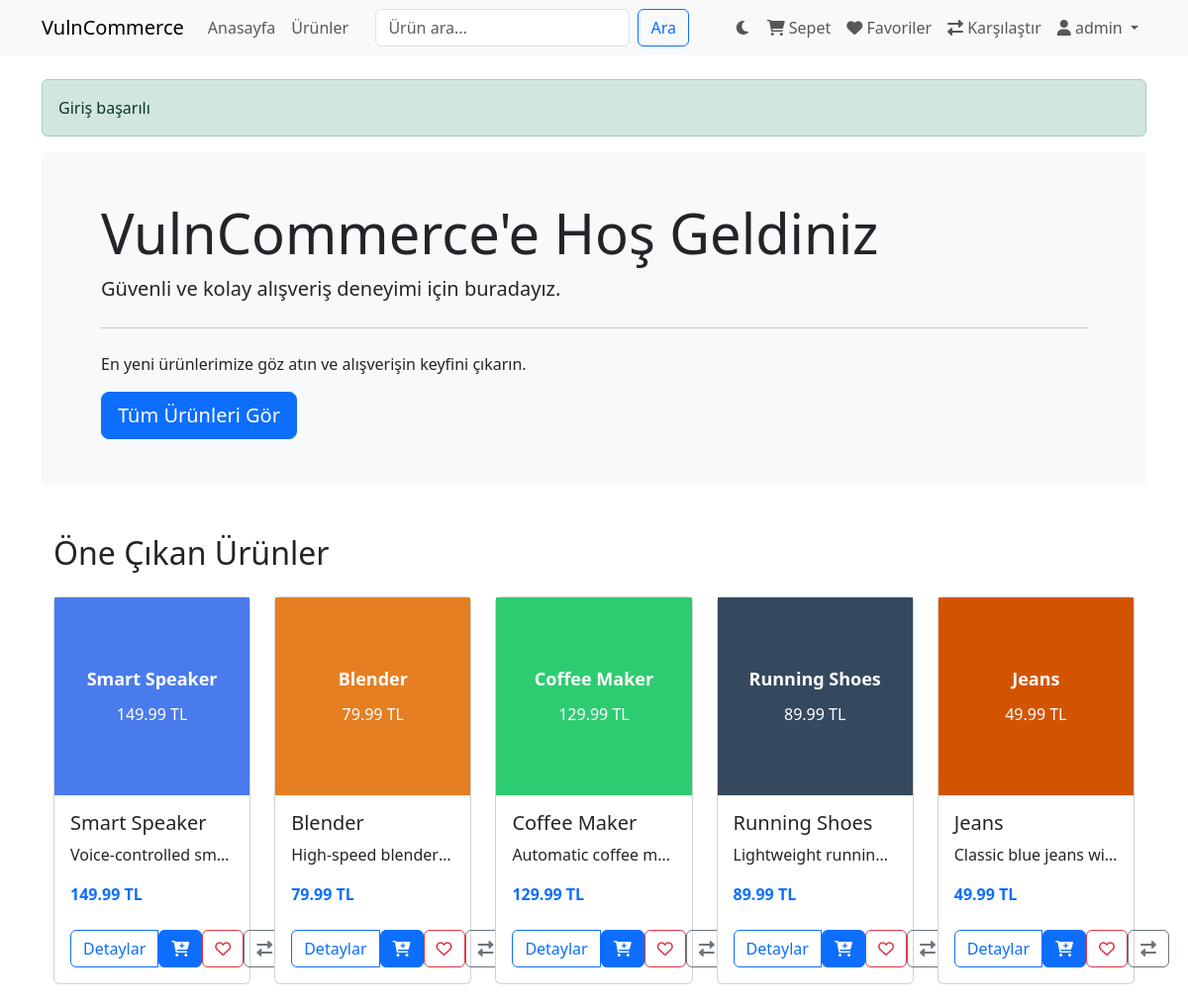
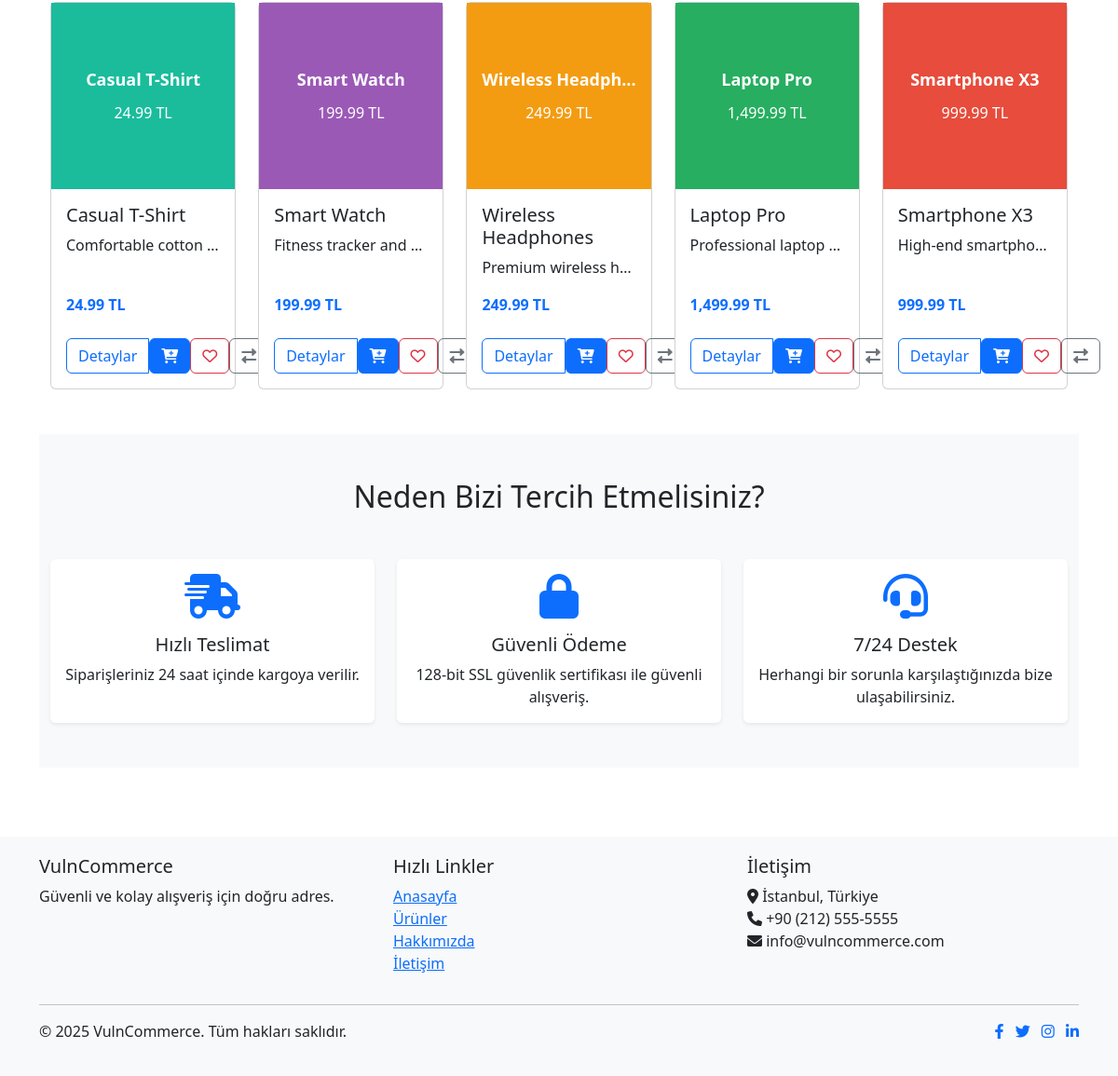
/index.php (signed in), run on the app's committed database (2 pictures, top to bottom).
### tables this page shows
CREATE TABLE products (
    id INT AUTO_INCREMENT PRIMARY KEY,
    name VARCHAR(255) NOT NULL,
    description TEXT,
    price DECIMAL(10, 2) NOT NULL,
    image VARCHAR(255) DEFAULT 'default_product.jpg',
    stock INT NOT NULL DEFAULT 0,
    category VARCHAR(50),
    created_at TIMESTAMP DEFAULT CURRENT_TIMESTAMP,
    updated_at TIMESTAMP DEFAULT CURRENT_TIMESTAMP ON UPDATE CURRENT_TIMESTAMP
);

### config/database.php (called while the page is built, shortened)
<?php
class Database {
    private $conn;
    private static $instance = null;
    private function __construct() {
        try {
            $this->conn = new PDO(
                "mysql:host=" . DB_HOST . ";dbname=" . DB_NAME,
                DB_USER,
                DB_PASS,
                array(PDO::ATTR_ERRMODE => PDO::ERRMODE_EXCEPTION)
            );
        } catch (PDOException $e) {
            die("Connection failed: " . $e->getMessage());
        }
    }
    public static function getInstance() {
        if (self::$instance === null) {
            self::$instance = new self();
        }
        return self::$instance;
    }
    public function query($sql, $params = []) {
        $stmt = $this->conn->prepare($sql);
        foreach ($params as $key => $value) {
            if (is_int($value)) {
                $stmt->bindValue(":$key", $value, PDO::PARAM_INT);
            } else {
                $stmt->bindValue(":$key", $value, PDO::PARAM_STR);
            }
        }
        $stmt->execute();
        return $stmt;
    }
    public function select($sql, $params = []) {
        $stmt = $this->query($sql, $params);
        return $stmt->fetchAll(PDO::FETCH_ASSOC);
    }
    public function selectOne($sql, $params = []) {
        $stmt = $this->query($sql, $params);
        return $stmt->fetch(PDO::FETCH_ASSOC);
    }
}

### controllers/ProductController.php (called while the page is built, shortened)
<?php
require_once 'models/Product.php';
class ProductController {
    private $productModel;
    public function __construct() {
        $this->productModel = new Product();
    }
    public function getAllProducts($limit = null, $offset = 0) {
        return $this->productModel->getAll($limit, $offset);
    }
    public function isProductInCart($productId) {
        return $this->productModel->isInCart($productId, $_SESSION['user_id']);
    }
    public function isProductInFavorites($productId) {
        return $this->productModel->isInFavorites($productId, $_SESSION['user_id']);
    }
    public function isProductInCompare($productId) {
        return $this->productModel->isInCompare($productId, $_SESSION['user_id']);
    }
}

### models/Compare.php (called while the page is built, shortened)
<?php
class Compare {
    private $db;
    public function __construct() {
        $this->db = Database::getInstance();
    }
    public function getItemCount($userId) {
        $result = $this->db->selectOne(
            "SELECT COUNT(*) as count FROM compare WHERE user_id = :user_id",
            ['user_id' => $userId]
        );
        return $result ? $result['count'] : 0;
    }
}

### controllers/CompareController.php (called while the page is built, shortened)
<?php
require_once 'models/Compare.php';
class CompareController {
    private $compareModel;
    public function __construct() {
        $this->compareModel = new Compare();
    }
    public function getCompareCount() {
        return $this->compareModel->getItemCount($_SESSION['user_id']);
    }
}

### models/Product.php (called while the page is built, shortened)
<?php
class Product {
    private $db;
    public function __construct() {
        $this->db = Database::getInstance();
    }
    public function getAll($limit = null, $offset = 0) {
        $sql = "SELECT * FROM products ORDER BY id DESC";
        if ($limit !== null) {
            $sql .= " LIMIT :limit OFFSET :offset";
            return $this->db->select($sql, [
                'limit' => (int)$limit,
                'offset' => (int)$offset
            ]);
        }
        return $this->db->select($sql);
    }
    public function isInCart($productId, $userId) {
        $result = $this->db->selectOne(
            "SELECT * FROM cart WHERE product_id = :product_id AND user_id = :user_id",
            ['product_id' => $productId, 'user_id' => $userId]
        );
        return $result ? true : false;
    }
    public function isInFavorites($productId, $userId) {
        $result = $this->db->selectOne(
            "SELECT * FROM favorites WHERE product_id = :product_id AND user_id = :user_id",
            ['product_id' => $productId, 'user_id' => $userId]
        );
        return $result ? true : false;
    }
    public function isInCompare($productId, $userId) {
        $result = $this->db->selectOne(
            "SELECT * FROM compare WHERE product_id = :product_id AND user_id = :user_id",
            ['product_id' => $productId, 'user_id' => $userId]
        );
        return $result ? true : false;
    }
}

### models/Favorites.php (called while the page is built, shortened)
<?php
class Favorites {
    private $db;
    public function __construct() {
        $this->db = Database::getInstance();
    }
    public function getItemCount($userId) {
        $result = $this->db->selectOne(
            "SELECT COUNT(*) as count FROM favorites WHERE user_id = :user_id",
            ['user_id' => $userId]
        );
        return $result ? $result['count'] : 0;
    }
}

### controllers/FavoritesController.php (called while the page is built, shortened)
<?php
require_once 'models/Favorites.php';
class FavoritesController {
    private $favoritesModel;
    public function __construct() {
        $this->favoritesModel = new Favorites();
    }
    public function getFavoritesCount() {
        return $this->favoritesModel->getItemCount($_SESSION['user_id']);
    }
}

### views/components/product_card.php (the view, shortened to what this page needs)
<?php
if (isLoggedIn()) {
    $isInCart = $productController->isProductInCart($product['id']);
    $isInFavorites = $productController->isProductInFavorites($product['id']);
    $isInCompare = $productController->isProductInCompare($product['id']);
} else {
    $isInCart = false;
    $isInFavorites = false;
    $isInCompare = false;
}
$showActionButtons = isset($showActionButtons) ? $showActionButtons : true;
$colors = ['4a7bec', 'e74c3c', '27ae60', 'f39c12', '9b59b6', '1abc9c', 'd35400', '34495e', '2ecc71', 'e67e22'];
$colorIndex = $product['id'] % count($colors);
$color = $colors[$colorIndex];
$productDisplayName = htmlspecialchars(substr($product['name'], 0, 15));
if (strlen($product['name']) > 15) {
    $productDisplayName .= '...';
}
?>
<div class="card product-card h-100">
    <div class="product-image-placeholder" style="height: 200px; background-color: #<?php echo $color; ?>; display: flex; flex-direction: column; justify-content: center; align-items: center; color: white; padding: 15px; text-align: center;">
        <div style="font-size: 18px; font-weight: bold; margin-bottom: 10px;"><?php echo $productDisplayName; ?></div>
        <div style="font-size: 16px;"><?php echo formatPrice($product['price']); ?></div>
    </div>
    <div class="card-body d-flex flex-column">
        <h5 class="card-title"><?php echo $product['name']; ?></h5>
        <p class="card-text text-truncate"><?php echo $product['description']; ?></p>
        <p class="card-text fw-bold text-primary mt-auto"><?php echo formatPrice($product['price']); ?></p>
        <?php if ($showActionButtons): ?>
        <div class="btn-group mt-2" role="group">
            <a href="product.php?id=<?php echo $product['id']; ?>" class="btn btn-outline-primary">Detaylar</a>
            <?php if (!$isInCart): ?>
            <form action="cart_actions.php" method="POST" class="d-inline">
                <button type="submit" class="btn btn-primary" data-bs-toggle="tooltip" title="Sepete Ekle">
                    <i class="fas fa-cart-plus"></i>
                </button>
            </form>
            <?php endif; ?>
            <?php if (!$isInFavorites): ?>
            <form action="favorite_actions.php" method="POST" class="d-inline">
                <button type="submit" class="btn btn-outline-danger" data-bs-toggle="tooltip" title="Favorilere Ekle">
                    <i class="far fa-heart"></i>
                </button>
            </form>
            <?php endif; ?>
            <?php if (!$isInCompare): ?>
            <form action="compare_actions.php" method="POST" class="d-inline">
                <button type="submit" class="btn btn-outline-secondary" data-bs-toggle="tooltip" title="Karşılaştır">
                    <i class="fas fa-exchange-alt"></i>
                </button>
            </form>
            <?php endif; ?>
        </div>
        <?php endif; ?>
    </div>
</div>

### index.php
<?php
require_once 'views/components/header.php';
$productController = new ProductController();
$products = $productController->getAllProducts(10);
?>
<section class="jumbotron bg-light p-5 rounded">
    <div class="container">
        <h1 class="display-4">VulnCommerce'e Hoş Geldiniz</h1>
        <p class="lead">Güvenli ve kolay alışveriş deneyimi için buradayız.</p>
        <hr class="my-4">
        <p>En yeni ürünlerimize göz atın ve alışverişin keyfini çıkarın.</p>
        <div class="d-flex gap-2">
            <a class="btn btn-primary btn-lg" href="products.php" role="button">Tüm Ürünleri Gör</a>
        </div>
    </div>
</section>
<section class="py-5">
    <div class="container">
        <h2 class="mb-4">Öne Çıkan Ürünler</h2>
        <div class="row row-cols-1 row-cols-md-2 row-cols-lg-5 g-4">
            <?php foreach ($products as $product): ?>
                <div class="col">
                    <?php include 'views/components/product_card.php'; ?>
                </div>
            <?php endforeach; ?>
        </div>
    </div>
</section>
<section class="py-5 bg-light">
    <div class="container">
        <h2 class="text-center mb-5">Neden Bizi Tercih Etmelisiniz?</h2>
        <div class="row g-4">
            <div class="col-md-4">
                <div class="card h-100 border-0 shadow-sm">
                    <div class="card-body text-center">
                        <i class="fas fa-shipping-fast fa-3x text-primary mb-3"></i>
                        <h5 class="card-title">Hızlı Teslimat</h5>
                        <p class="card-text">Siparişleriniz 24 saat içinde kargoya verilir.</p>
                    </div>
                </div>
            </div>
            <div class="col-md-4">
                <div class="card h-100 border-0 shadow-sm">
                    <div class="card-body text-center">
                        <i class="fas fa-lock fa-3x text-primary mb-3"></i>
                        <h5 class="card-title">Güvenli Ödeme</h5>
                        <p class="card-text">128-bit SSL güvenlik sertifikası ile güvenli alışveriş.</p>
                    </div>
                </div>
            </div>
            <div class="col-md-4">
                <div class="card h-100 border-0 shadow-sm">
                    <div class="card-body text-center">
                        <i class="fas fa-headset fa-3x text-primary mb-3"></i>
                        <h5 class="card-title">7/24 Destek</h5>
                        <p class="card-text">Herhangi bir sorunla karşılaştığınızda bize ulaşabilirsiniz.</p>
                    </div>
                </div>
            </div>
        </div>
    </div>
</section>
<?php
require_once 'views/components/footer.php';
?>

### data on the page
products: name "Smart Speaker", price "149.99 TL", description "Voice-controlled sm…"
products: name "Blender", price "79.99 TL", description "High-speed blender…"
products: name "Coffee Maker", price "129.99 TL", description "Automatic coffee m…"
products: name "Running Shoes", price "89.99 TL", description "Lightweight runnin…"
products: name "Jeans", price "49.99 TL", description "Classic blue jeans wi…"
products: name "Casual T-Shirt", price "24.99 TL", description "Comfortable cotton…"
products: name "Smart Watch", price "199.99 TL", description "Fitness tracker and…"
products: name "Wireless Headph...", price "249.99 TL", name "Wireless Headphones", description "Premium wireless h…"
products: name "Laptop Pro", price "1,499.99 TL", description "Professional laptop…"
products: name "Smartphone X3", price "999.99 TL", description "High-end smartpho…"

### other printed values
$_SESSION['username'] "admin"
$message "Giriş başarılı"
